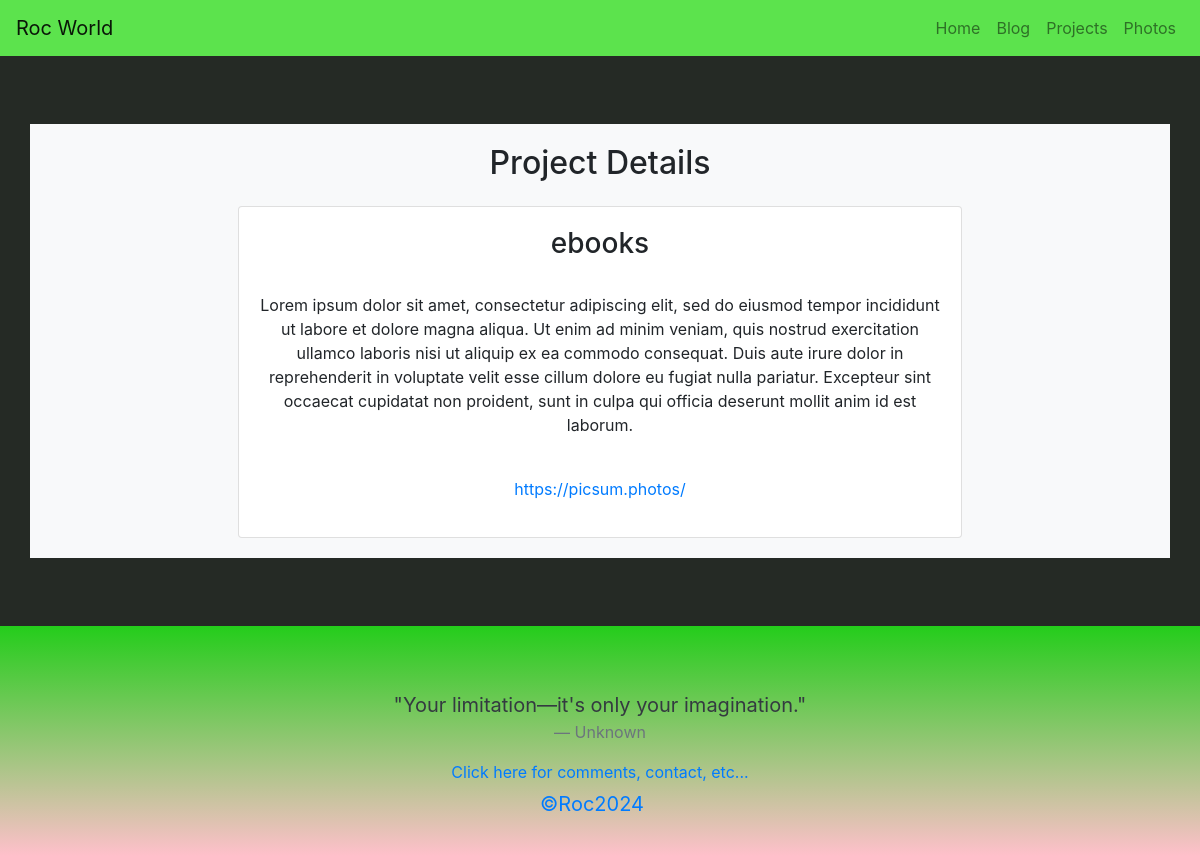
The app's page /projects/2/ with its own data.
### portfolio/models.py (models this page shows, shortened)
class Project(models.Model):
    title = models.CharField(max_length=200)
    description = models.TextField()
    project_link = models.URLField(max_length=200, blank=True)

### portfolio/views.py (the view)
# urls.py: path('projects/<int:pk>/', views.project_detail, name='project_detail'),
def project_detail(request, pk):
    project = get_object_or_404(Project, pk=pk)
    return render(request, 'portfolio/project_detail.html', {'project': project})

### portfolio/templates/portfolio/project_detail.html
{% extends 'portfolio/base.html' %}
{% block content %}
<div class="container mt-5" style="background-color: #f8f9fa; padding: 20px;">
    <h2 class="text-center mb-4">Project Details</h2>
    <div class="row justify-content-center">
        <div class="col-md-8">
            <div class="card">
                <div class="card-body text-center">
                    <h3>{{ project.title }}</h3><br>
                    <p>{{ project.description }}</p><br>
                    <p><a href="{{project.project_link}}">{{project.project_link}}</a></p>
                </div>
            </div>
        </div>
    </div>
</div><br><br>
{% endblock %}

### records on screen
Project: title "ebooks", description "Lorem ipsum dolor sit amet, consectetur adipiscing elit, sed do eiusmod tempor incididunt ut labore et dolore magna aliqua. Ut enim ad minim veniam, quis nostrud exercitation ullamco laboris nisi ut aliquip ex ea commodo consequat. Duis aute irure dolor in reprehenderit in voluptate velit esse cillum dolore eu fugiat nulla pariatur. Excepteur sint occaecat cupidatat non proident, sunt in culpa qui officia deserunt mollit anim id est laborum.", project_link "https://picsum.photos/"
